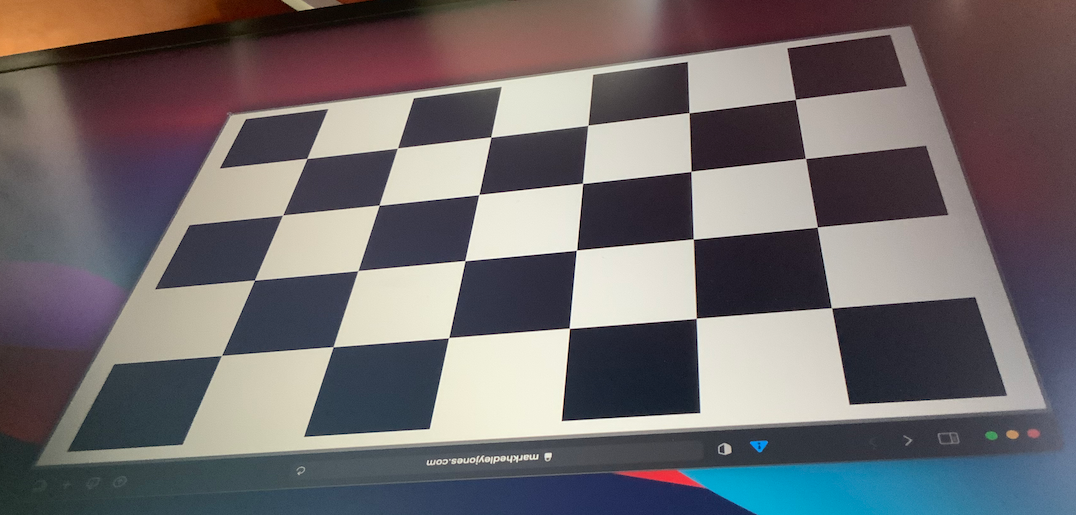
#> input picture IMG_0535.png, 1076 x 515 px
$ jupyter execute --allow-errors hw2.ipynb
#> lines starting #> are read from the running program, lines starting #| are printed output that depends on the picture; after the words box and inside, x2 and y2 are one past the last pixel; in counts of white or black regions, pixels touching at a corner belong together
# MAE6292 - Homework \# 2

Camera Calibration and Object Rendering

## Import Modules

[cell 1]
import numpy as np
import matplotlib.pyplot as plt

import cv2

## imshow

It turns out that `cv2.imshow()` does not work in Jupter Notebook as well. You may use the follwing function `cv2_imshow` instead.

[cell 2]
def cv2_imshow(image):
    plt.figure(dpi=200)
    mode = len(np.shape(image))
    if mode==3:
        plt.imshow(cv2.cvtColor(image, cv2.COLOR_BGR2RGB))
    elif mode==2:
        plt.imshow(image, cmap='gray')
    else:
        print('Unsuported image size')
        raise
    plt.xticks([]), plt.yticks([])
    plt.axis('off')

## Getting Checkerboard

Get a 6x4 checkerboard image at [checkerboards](https://raw.githubusercontent.com/MarkHedleyJones/markhedleyjones.github.io/master/media/calibration-checkerboard-collection/Checkerboard-A4-40mm-6x4.pdf
)

You have two options to generate your own photo image of the above checkerboard.

1. Print the above pdf file, and leave it on a flat surface. Take a photo with your phone or camera. Make it sure that **the upper, left square is black** in your photo. Otherwise, the detected corners will be arranged in the reverse order.
2. If you don't have a printer, display it on your monitor and take a photo with your phone. (Clean your monitor, and increase brightness and contrast)

NOTE: take the photo at an angle (oblique or tilted view), rather than directly overhead.
Copy the photo file into your homework folder.

## Problem 1 (Detect Corners)

In this part,

1. Detect the corners with `cv2.findChessboardCorneres()` (recall the size of the board is determined by the number of the inner corners)
2. Refine the corners with `cv2.cornerSubPix()`
3. Draw the refined corners with `cv2.drawChessboardCorners()`

Save your image with the detected corners as **`prob1.png`**

[cell 3]
# load input image
raw_img = cv2.imread("IMG_0535.png")
#> raw_img is the input picture: shape (515, 1076, 3); mean B, G, R 108.9, 107, 112.4
if raw_img is None:
    raise RuntimeError("Image file not found or could not be opened")

# convert to grayscale
gray_img = cv2.cvtColor(raw_img, cv2.COLOR_BGR2GRAY)
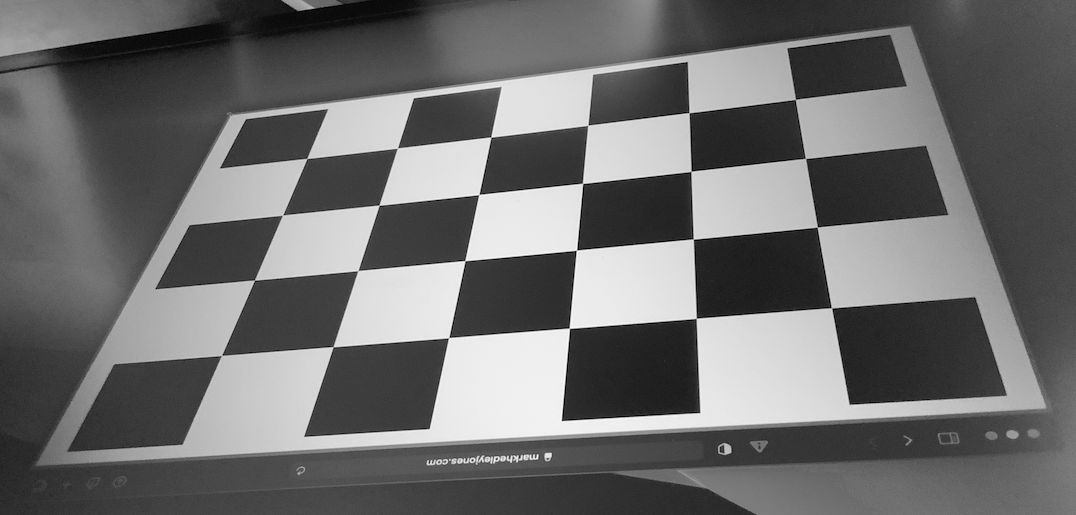
#> gray_img: shape (515, 1076); min 0, max 252, mean 108.8

# checkerboard inner-corner layout (columns, rows)
board_dims = (6, 4)

# detection config
detect_cfg = (
    cv2.CALIB_CB_ADAPTIVE_THRESH |
    cv2.CALIB_CB_NORMALIZE_IMAGE
)

# locate initial chessboard corners
found_board, corner_pts = cv2.findChessboardCorners(
    gray_img,
    board_dims,
    detect_cfg
)
#> found_board = True; corner_pts = 24 rows, first 8: [306.8, 158.4], [397.5, 148], [490.9, 137.1], [588, 125.1], [689.1, 112.8], [795.4, 99.46], [282.6, 215], [379.2, 205.2]

if not found_board:
    raise ValueError("Checkerboard corners were not detected")

# termination criteria
subpix_criteria = (
    cv2.TERM_CRITERIA_EPS + cv2.TERM_CRITERIA_MAX_ITER,
    30,
    1e-3
)

# refine corner locations
refined_pts = cv2.cornerSubPix(
    gray_img,
    corner_pts,
    winSize=(11, 11),
    zeroZone=(-1, -1),
    criteria=subpix_criteria
)
#> refined_pts = 24 rows, first 8: [306.9, 158.4], [397.4, 148.1], [490.8, 137.1], [587.8, 125.3], [689, 112.6], [795.4, 99.37], [282.5, 215.1], [379.1, 205.2]

# visualize detected corners
viz_img = raw_img.copy()
cv2.drawChessboardCorners(
    viz_img,
    board_dims,
    refined_pts,
    found_board
)
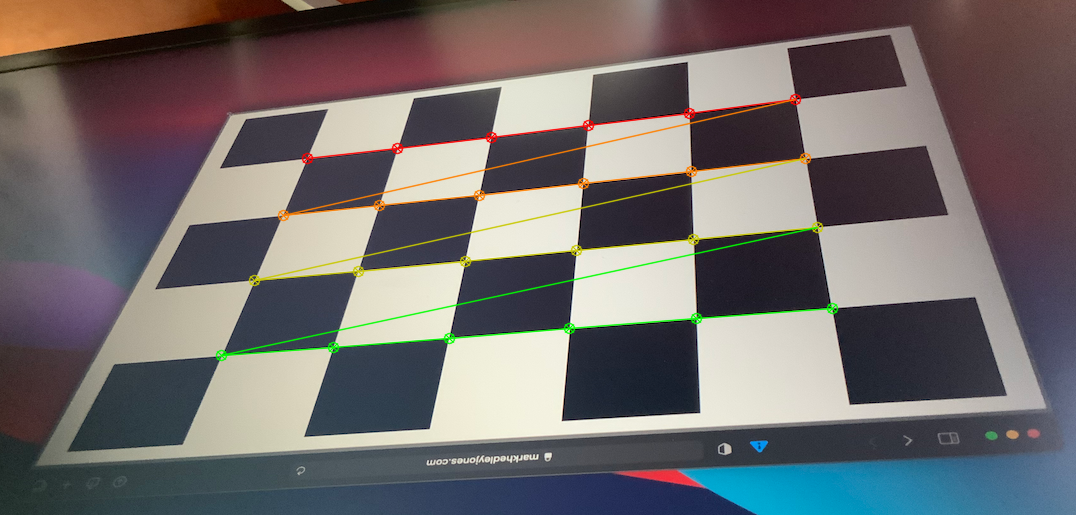
#> viz_img: shape (515, 1076, 3); 2.42% of pixels changed, all inside (x1, y1, x2, y2) = (215, 93, 839, 362)

cv2_imshow(viz_img)

# save
cv2.imwrite("prob1.png", viz_img)
#> Out = True

## Problem 2 (Calibrate Camera)

1. Create an array `obj_points` for the 3D world coordinates of the corners detected above. It should follow the same order as the corners. You may set `CHECKER_WIDTH=1`, i.e., the unit-length in the world coordinates corresponds to the side of one square.

   You can define any world frame. In class, we defined it such that the origin is at the upper-left inner corner; the x-axis points toward righit; the y-axis point toward down; and the z-axis points down into the board.

2. Calibrate camera with `cv2.calibrateCamera`
3. Print the calibration matrix `K`
4. Print the vector from the origin of the world frame to the origin of the camera frame, resolved in the world frame.

[cell 4]
CHECKER_WIDTH = 1.0
cols, rows = (6,4)

# create 3D world coordinates of checkerboard corners
obj_points = np.zeros((rows * cols, 3), dtype=np.float32)

idx = 0
for y in range(rows):
    for x in range(cols):
        obj_points[idx] = [x * CHECKER_WIDTH, y * CHECKER_WIDTH, 0]
        idx += 1

# reshape for OpenCV
object_points = [obj_points.reshape(-1, 1, 3)]
#> (the rest of this cell did not finish here and is left out)
